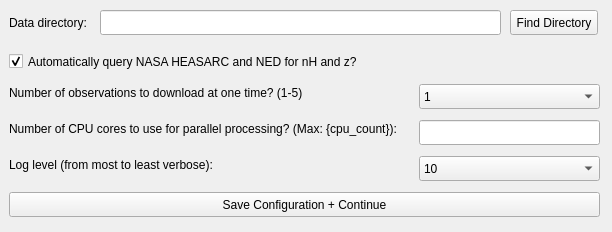
<?xml version="1.0" encoding="UTF-8"?>
<ui version="4.0">
 <class>ConfigUI</class>
 <widget class="QWidget" name="ConfigUI">
  <property name="geometry">
   <rect>
    <x>0</x>
    <y>0</y>
    <width>612</width>
    <height>232</height>
   </rect>
  </property>
  <property name="windowTitle">
   <string>ClusterPyXT Configuration</string>
  </property>
  <widget class="QLineEdit" name="directory_text">
   <property name="geometry">
    <rect>
     <x>100</x>
     <y>10</y>
     <width>401</width>
     <height>25</height>
    </rect>
   </property>
  </widget>
  <widget class="QLabel" name="directory_label">
   <property name="geometry">
    <rect>
     <x>9</x>
     <y>14</y>
     <width>87</width>
     <height>17</height>
    </rect>
   </property>
   <property name="text">
    <string>Data directory: </string>
   </property>
  </widget>
  <widget class="QPushButton" name="find_directory_button">
   <property name="geometry">
    <rect>
     <x>510</x>
     <y>10</y>
     <width>88</width>
     <height>25</height>
    </rect>
   </property>
   <property name="text">
    <string>Find Directory</string>
   </property>
  </widget>
  <widget class="QCheckBox" name="astro_query_check">
   <property name="geometry">
    <rect>
     <x>9</x>
     <y>50</y>
     <width>357</width>
     <height>23</height>
    </rect>
   </property>
   <property name="text">
    <string>Automatically query NASA HEASARC and NED for nH and z?</string>
   </property>
   <property name="checked">
    <bool>true</bool>
   </property>
  </widget>
  <widget class="QLabel" name="obs_download_label">
   <property name="geometry">
    <rect>
     <x>9</x>
     <y>84</y>
     <width>391</width>
     <height>17</height>
    </rect>
   </property>
   <property name="text">
    <string>Number of observations to download at one time? (1-5)</string>
   </property>
  </widget>
  <widget class="QComboBox" name="obs_download_combo">
   <property name="geometry">
    <rect>
     <x>419</x>
     <y>84</y>
     <width>181</width>
     <height>25</height>
    </rect>
   </property>
   <item>
    <property name="text">
     <string>1</string>
    </property>
   </item>
   <item>
    <property name="text">
     <string>2</string>
    </property>
   </item>
   <item>
    <property name="text">
     <string>3</string>
    </property>
   </item>
   <item>
    <property name="text">
     <string>4</string>
    </property>
   </item>
   <item>
    <property name="text">
     <string>5</string>
    </property>
   </item>
  </widget>
  <widget class="QLabel" name="num_cores_label">
   <property name="geometry">
    <rect>
     <x>9</x>
     <y>120</y>
     <width>404</width>
     <height>17</height>
    </rect>
   </property>
   <property name="text">
    <string>Number of CPU cores to use for parallel processing? (Max: {cpu_count}):</string>
   </property>
  </widget>
  <widget class="QLineEdit" name="num_cores_text">
   <property name="geometry">
    <rect>
     <x>419</x>
     <y>120</y>
     <width>181</width>
     <height>25</height>
    </rect>
   </property>
  </widget>
  <widget class="QLabel" name="log_level_label">
   <property name="geometry">
    <rect>
     <x>9</x>
     <y>156</y>
     <width>241</width>
     <height>17</height>
    </rect>
   </property>
   <property name="text">
    <string>Log level (from most to least verbose):</string>
   </property>
  </widget>
  <widget class="QComboBox" name="log_level_combo">
   <property name="geometry">
    <rect>
     <x>419</x>
     <y>156</y>
     <width>181</width>
     <height>25</height>
    </rect>
   </property>
   <item>
    <property name="text">
     <string>10</string>
    </property>
   </item>
   <item>
    <property name="text">
     <string>20</string>
    </property>
   </item>
   <item>
    <property name="text">
     <string>30</string>
    </property>
   </item>
   <item>
    <property name="text">
     <string>40</string>
    </property>
   </item>
   <item>
    <property name="text">
     <string>50</string>
    </property>
   </item>
  </widget>
  <widget class="QPushButton" name="save_button">
   <property name="geometry">
    <rect>
     <x>9</x>
     <y>192</y>
     <width>591</width>
     <height>25</height>
    </rect>
   </property>
   <property name="text">
    <string>Save Configuration + Continue</string>
   </property>
  </widget>
 </widget>
 <resources/>
 <connections/>
</ui>
